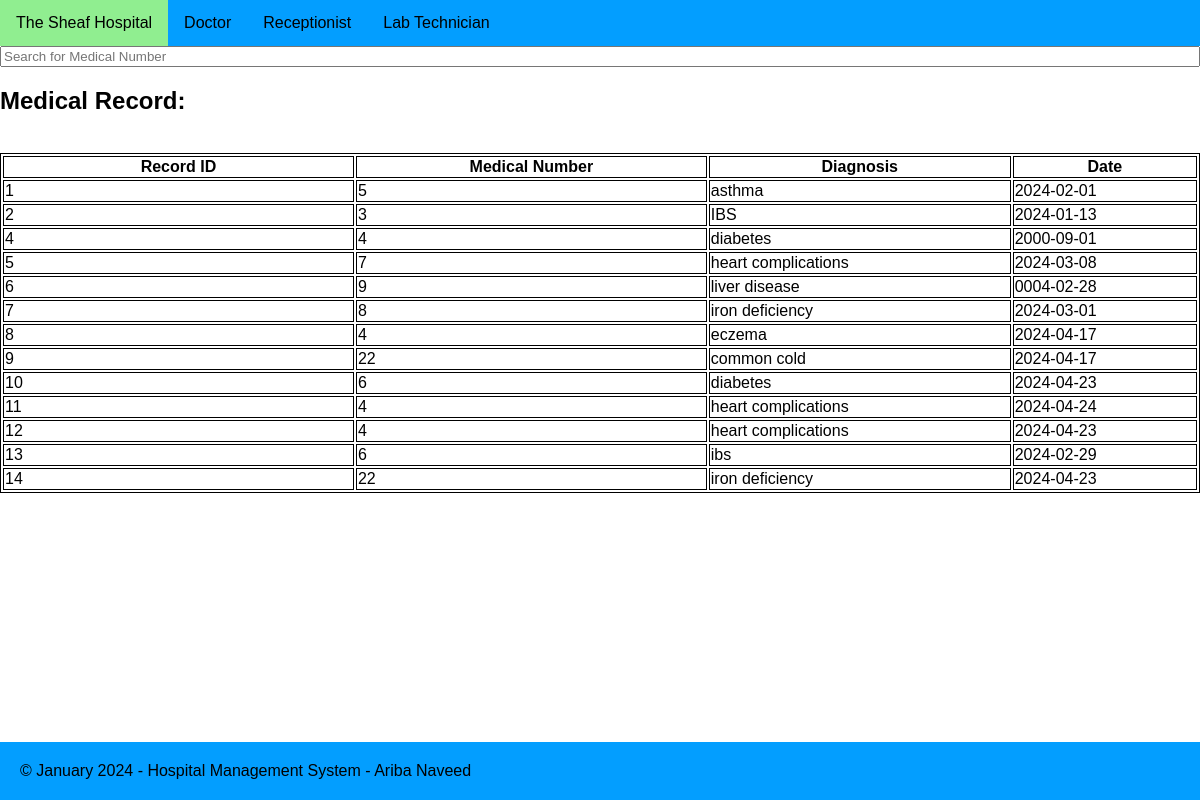
/doctors/viewmedicalrecord.php, run on the app's committed database.
### tables this page shows
CREATE TABLE "MedicalRecord" (
	"record_id"	INTEGER,
	"medical_number"	INTEGER NOT NULL,
	"diagnosis"	TEXT NOT NULL,
	"date"	NUMERIC NOT NULL,
	PRIMARY KEY("record_id" AUTOINCREMENT)
);

### doctors/viewmedicalrecordSQL.php (called while the page is built)
<?php
function getMedicalRecord (){
    $arrayResult = array();
    $db = new SQLite3('../data/hospitalsystem.db');
    $sql = "SELECT * FROM MedicalRecord";
    $stmt = $db->prepare($sql);
    $result = $stmt->execute();
    while ($row = $result->fetchArray()){
        $arrayResult [] = $row;
    }
    return $arrayResult;
}
?>

### doctors/viewmedicalrecord.php (the view, shortened to what this page needs)
 <input type="text" id="searchInput" onkeyup="searchMedicalRecord()" placeholder="Search for Medical Number">
<div class="container pb-5">
    <main role="main" class="pb-3">
        <h2>Medical Record:</h2><br>
<div class="row">
    <div class="col-5">
        <table class="table table-bordered table-striped">
            <thead class="table-dark">
                <th style="min-width: 175px;">Record ID</th>
                <th style="min-width: 175px;">Medical Number</th>
                <th style="min-width: 150px;">Diagnosis</th>
                <th style="min-width: 90px;">Date</th>
                </thead>
            <?php
            include 'viewmedicalrecordSQL.php';
            $MedicalRecord = getMedicalRecord();
                for ($i=0; $i<count($MedicalRecord); $i++):
            ?>
            <tr>
                <td><?php echo $MedicalRecord[$i]['record_id']?></td>
                <td><?php echo $MedicalRecord[$i]['medical_number']?></td>
                <td><?php echo $MedicalRecord[$i]['diagnosis']?></td>
                <td><?php echo $MedicalRecord[$i]['date']?></td>
                </body>
                </tr>
                    <?php
                    endfor;
                    ?>
                </table>
            </div>
        </div>
    </main>
</div>

### css/site.css (style rules this page uses)
body { font-family: Arial, Helvetica, sans-serif; margin: 0; background-color: #ffffff; display: flex; flex-direction: column; min-height: 100vh; }
.navbar { overflow: hidden; background-color: #009dfffc; }
.navbar a { float: left; font-size: 16px; color: #000000; text-align: center; padding: 14px 16px; text-decoration: none; }
.subnavigation { float: left; overflow: hidden; }
.subnavigation .subnavbutton { font-size: 16px; border: none; outline: none; color: #000000; padding: 14px 16px; background-color: inherit; font-family: inherit; margin: 0; }
.footer { position: fixed; bottom: 0; width: 100%; background-color: #009dfffc; text-align: left; padding: 20px; }
table, th, td { border: 1px solid; }
table { width:100%; max-height: 80vh; overflow-y: auto; }

### data on the page
medicalrecord: record_id "1", medical_number "5", diagnosis "asthma", date "2024-02-01"
medicalrecord: record_id "2", medical_number "3", diagnosis "IBS", date "2024-01-13"
medicalrecord: record_id "4", medical_number "4", diagnosis "diabetes", date "2000-09-01"
medicalrecord: record_id "5", medical_number "7", diagnosis "heart complications", date "2024-03-08"
medicalrecord: record_id "6", medical_number "9", diagnosis "liver disease", date "0004-02-28"
medicalrecord: record_id "7", medical_number "8", diagnosis "iron deficiency", date "2024-03-01"
medicalrecord: record_id "8", medical_number "4", diagnosis "eczema", date "2024-04-17"
medicalrecord: record_id "9", medical_number "22", diagnosis "common cold", date "2024-04-17"
medicalrecord: record_id "10", medical_number "6", diagnosis "diabetes", date "2024-04-23"
medicalrecord: record_id "11", medical_number "4", diagnosis "heart complications", date "2024-04-24"
medicalrecord: record_id "12", medical_number "4", diagnosis "heart complications", date "2024-04-23"
medicalrecord: record_id "13", medical_number "6", diagnosis "ibs", date "2024-02-29"
medicalrecord: record_id "14", medical_number "22", diagnosis "iron deficiency", date "2024-04-23"
